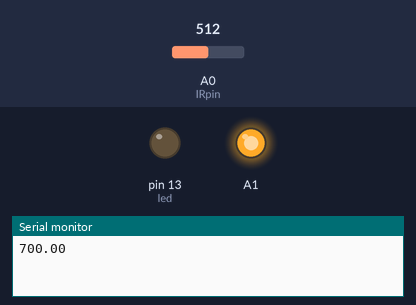
Recording of a sketch running on a simulated Arduino Uno, built with avr-gcc and run on an emulated ATmega328P. Shown: output pins drawn as LEDs (lit = HIGH), the last lines printed to the serial monitor. The inputs (shaded band) are chosen by the test bench; at power-on: A0 (IRpin) = 512.

Above: at 1.2 s.
1.3 s: A0 (IRpin) set to 213
2.8 s: A0 (IRpin) set to 185
At 3.8 s:
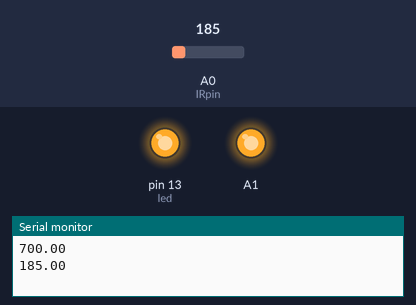
4.3 s: A0 (IRpin) set to 210
At 5.0 s:
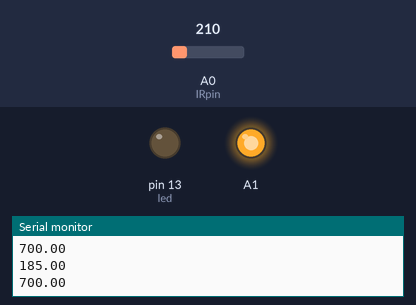
Timing chart, 0 to 7.3 s (numbered marks = the images above; inputs shaded):
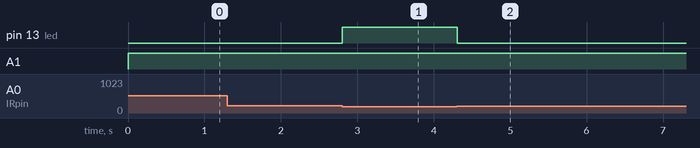

Measured:
- the behaviour switches between 200 and 199 on A0 (IRpin) (found by bisection; images 0 and 1)
- after the input at 1.3 s, every drawn part: stays the same
- after the input at 2.8 s, pin 13 (led): LOW → HIGH at once
- after the input at 4.3 s, pin 13 (led): HIGH → LOW at once

The sketch:

Eye_Counter.ino
```cpp
const int IRpin = 0;
const int led = 13;

float reading;
float p_reading;

bool isDone = false;
int count = 0;
bool state;

long time1;
long time2;
long time3;


void setup() {
  pinMode(IRpin, INPUT);
  pinMode(led, OUTPUT);
  pinMode(A1, OUTPUT);
  Serial.begin(9600);
}

void loop() {
  reading = analogRead(IRpin);
  digitalWrite(A1, HIGH);

  if(reading > 200){
    reading = 700;
  }


  if(p_reading > reading + 300 || p_reading < reading - 300){
    Serial.println(reading);
    p_reading = reading;

    if(p_reading < 200){
      state = true;
      digitalWrite(led, HIGH);

    }else{
      state = false;
      digitalWrite(led, LOW );
    }
    if (state && isDone == false && millis() > 3000){
      time1 = millis();
      time3 = time1;
      count = 1;
      isDone = true;
    }else if(state && isDone == true){
      time2 = millis();
      if((time2 - time1) < 1500 && (time2 - time1) > 200){
        count++;
        time1 = time2;
      }

    }
  }

  if((millis() - time3) > 2500){
    if(count != 0){
      Serial.print("Count: ");
      Serial.println(count);

    count = 0;
    isDone = false;
    time3 = millis();
    time1 = 0;
    time2 = 0;
    }

  }


delay(100);

}
```
